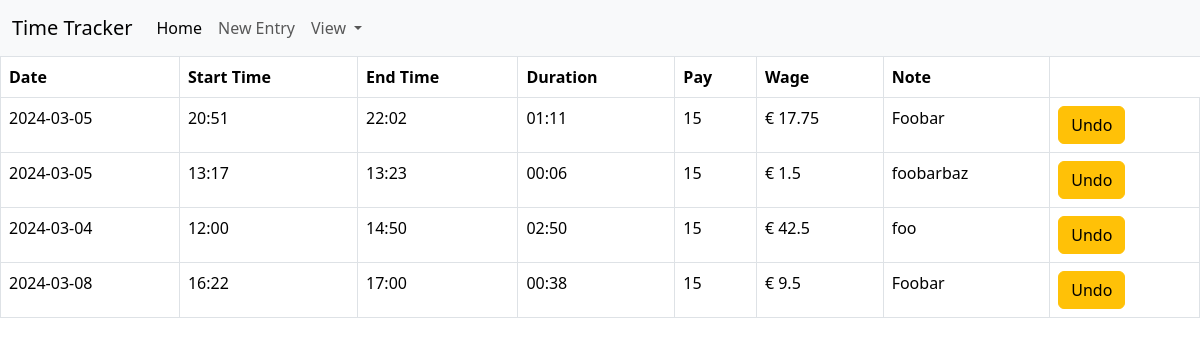
The app's page /paid_view with its own data.
### tables this page shows
CREATE TABLE paid (
            id INTEGER PRIMARY KEY NOT NULL,
            creation_date TEXT NOT NULL,
            start_time TEXT NOT NULL,
            end_time TEXT NOT NULL,
            duration INTEGER NOT NULL,
            note TEXT NOT NULL,
            wage INTEGER NOT NULL,
            pay INTEGER NOT NULL
        );

### website/views.py (the view)
@views.route("/paid_view", methods=["GET", "POST"])
def paid_view():
    if request.method == "GET":
        data_row = db.execute("SELECT * FROM paid").fetchall()
        data = []
        for row in data_row:
            data.append(
                    {"id": row["id"],
                    "creation_date": row["creation_date"],
                    "start_time": row["start_time"],
                    "end_time": row["end_time"],
                    "duration": row["duration"],
                    "note": row["note"],
                    "wage": row["wage"],
                    "pay": row["pay"]}
            )
        return render_template("paid_view.html", data=data)

### website/templates/paid_view.html
{% extends "base.html" %}
{% block content %}
<table class="table table-bordered">
    <th>Date</th>
    <th>Start Time</th>
    <th>End Time</th>
    <th>Duration</th>
    <th>Pay</th>
    <th>Wage</th>
    <th>Note</th>
    {% for row in data %}
    <tr>
        <td>{{row.creation_date}}</td>
        <td>{{row.start_time}}</td>
        <td>{{row.end_time}}</td>
        <td>{{row.duration}}</td>
        <td>{{row.wage}}</td>
        <td>{{row.pay}}</td>
        <td>{{row.note}}</td>
        <td>
            <a href="{{url_for('views.undo', id=row.id)}}">
                <button class="btn btn-warning">Undo</button>
            </a>
        </td>
    </tr>
    {% endfor %}
</table>
{% endblock %}

### website/templates/base.html (shortened to what this page needs)
<!DOCTYPE html>
<html lang="en">
<head>
    <link href="https://cdn.jsdelivr.net/npm/bootstrap@5.3.3/dist/css/bootstrap.min.css" rel="stylesheet">
</head>
<body>
    <nav class="navbar navbar-expand-lg bg-body-tertiary">
        <div class="container-fluid">
          <a class="navbar-brand" href="{{url_for('views.home')}}">Time Tracker</a>
          <div class="collapse navbar-collapse" id="navbarSupportedContent">
            <ul class="navbar-nav me-auto mb-2 mb-lg-0">
              <li class="nav-item">
                <a class="nav-link active" aria-current="page" href="{{url_for('views.home')}}">Home</a>
              </li>
              <li class="nav-item">
                <a class="nav-link" href="{{url_for('views.entry')}}">New Entry</a>
              </li>
              <li class="nav-item dropdown">
                <a class="nav-link dropdown-toggle" href="#" role="button" data-bs-toggle="dropdown" aria-expanded="false">
                  View
                </a>
              </li>
            </ul>
          </div>
        </div>
    </nav>
    {% block content %}
    {% endblock %}
</body>
</html>

### records on screen
paid: creation_date "2024-03-05", start_time "20:51", end_time "22:02", duration "01:11", wage "15", pay "€ 17.75", note "Foobar"
paid: creation_date "2024-03-05", start_time "13:17", end_time "13:23", duration "00:06", wage "15", pay "€ 1.5", note "foobarbaz"
paid: creation_date "2024-03-04", start_time "12:00", end_time "14:50", duration "02:50", wage "15", pay "€ 42.5", note "foo"
paid: creation_date "2024-03-08", start_time "16:22", end_time "17:00", duration "00:38", wage "15", pay "€ 9.5", note "Foobar"
